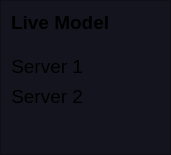
     <widget class="QFrame" name="frame_3">
      <property name="geometry">
       <rect>
        <x>10</x>
        <y>490</y>
        <width>171</width>
        <height>136</height>
       </rect>
      </property>
      <property name="styleSheet">
       <string notr="true">background-color: rgb(20,20,30);</string>
      </property>
      <property name="frameShape">
       <enum>QFrame::StyledPanel</enum>
      </property>
      <property name="frameShadow">
       <enum>QFrame::Raised</enum>
      </property>
      <layout class="QGridLayout" name="gridLayout_18">
       <property name="leftMargin">
        <number>10</number>
       </property>
       <property name="topMargin">
        <number>10</number>
       </property>
       <property name="rightMargin">
        <number>10</number>
       </property>
       <property name="bottomMargin">
        <number>5</number>
       </property>
       <property name="spacing">
        <number>5</number>
       </property>
       <item row="3" column="7">
        <widget class="PyDMByteIndicator" name="PyDMByteIndicator_5">
         <property name="minimumSize">
          <size>
           <width>25</width>
           <height>25</height>
          </size>
         </property>
         <property name="maximumSize">
          <size>
           <width>25</width>
           <height>25</height>
          </size>
         </property>
         <property name="toolTip">
          <string/>
         </property>
         <property name="alarmSensitiveContent" stdset="0">
          <bool>false</bool>
         </property>
         <property name="alarmSensitiveBorder" stdset="0">
          <bool>true</bool>
         </property>
         <property name="PyDMToolTip" stdset="0">
          <string/>
         </property>
         <property name="channel" stdset="0">
          <string>F2:WATCHER:MODEL_SERVER_STAT</string>
         </property>
         <property name="offColor" stdset="0">
          <color>
           <red>255</red>
           <green>0</green>
           <blue>0</blue>
          </color>
         </property>
         <property name="showLabels" stdset="0">
          <bool>false</bool>
         </property>
         <property name="bigEndian" stdset="0">
          <bool>false</bool>
         </property>
         <property name="circles" stdset="0">
          <bool>false</bool>
         </property>
         <property name="numBits" stdset="0">
          <number>1</number>
         </property>
         <property name="shift" stdset="0">
          <number>0</number>
         </property>
         <property name="labels" stdset="0">
          <stringlist>
           <string>Bit 0</string>
          </stringlist>
         </property>
        </widget>
       </item>
       <item row="1" column="5" colspan="3">
        <widget class="PyDMDrawingLine" name="PyDMDrawingLine_6">
         <property name="minimumSize">
          <size>
           <width>0</width>
           <height>10</height>
          </size>
         </property>
         <property name="maximumSize">
          <size>
           <width>16777215</width>
           <height>10</height>
          </size>
         </property>
         <property name="toolTip">
          <string/>
         </property>
         <property name="brush" stdset="0">
          <brush brushstyle="SolidPattern">
           <color alpha="255">
            <red>200</red>
            <green>200</green>
            <blue>200</blue>
           </color>
          </brush>
         </property>
         <property name="penColor" stdset="0">
          <color>
           <red>80</red>
           <green>80</green>
           <blue>80</blue>
          </color>
         </property>
         <property name="penWidth" stdset="0">
          <double>1.000000000000000</double>
         </property>
        </widget>
       </item>
       <item row="0" column="5" colspan="3">
        <widget class="QLabel" name="label_30">
         <property name="font">
          <font>
           <pointsize>14</pointsize>
           <weight>75</weight>
           <bold>true</bold>
          </font>
         </property>
         <property name="text">
          <string>Live Model</string>
         </property>
         <property name="alignment">
          <set>Qt::AlignLeading|Qt::AlignLeft|Qt::AlignVCenter</set>
         </property>
        </widget>
       </item>
       <item row="3" column="6">
        <spacer name="horizontalSpacer_2">
         <property name="orientation">
          <enum>Qt::Horizontal</enum>
         </property>
         <property name="sizeType">
          <enum>QSizePolicy::Fixed</enum>
         </property>
         <property name="sizeHint" stdset="0">
          <size>
           <width>10</width>
           <height>20</height>
          </size>
         </property>
        </spacer>
       </item>
       <item row="3" column="5">
        <widget class="QLabel" name="label_31">
         <property name="font">
          <font>
           <pointsize>14</pointsize>
           <weight>50</weight>
           <bold>false</bold>
          </font>
         </property>
         <property name="text">
          <string>Server 1</string>
         </property>
         <property name="alignment">
          <set>Qt::AlignRight|Qt::AlignTrailing|Qt::AlignVCenter</set>
         </property>
         <property name="wordWrap">
          <bool>false</bool>
         </property>
        </widget>
       </item>
       <item row="4" column="5">
        <widget class="QLabel" name="label_32">
         <property name="font">
          <font>
           <pointsize>14</pointsize>
           <weight>50</weight>
           <bold>false</bold>
          </font>
         </property>
         <property name="text">
          <string>Server 2</string>
         </property>
         <property name="alignment">
          <set>Qt::AlignRight|Qt::AlignTrailing|Qt::AlignVCenter</set>
         </property>
         <property name="wordWrap">
          <bool>false</bool>
         </property>
        </widget>
       </item>
       <item row="4" column="7">
        <widget class="PyDMByteIndicator" name="PyDMByteIndicator_6">
         <property name="minimumSize">
          <size>
           <width>25</width>
           <height>25</height>
          </size>
         </property>
         <property name="maximumSize">
          <size>
           <width>25</width>
           <height>25</height>
          </size>
         </property>
         <property name="toolTip">
          <string/>
         </property>
         <property name="alarmSensitiveContent" stdset="0">
          <bool>false</bool>
         </property>
         <property name="alarmSensitiveBorder" stdset="0">
          <bool>true</bool>
         </property>
         <property name="PyDMToolTip" stdset="0">
          <string>SIOC:SYS1:ML00:AO624</string>
         </property>
         <property name="channel" stdset="0">
          <string>F2:WATCHER:MODEL_SERVER_STAT</string>
         </property>
         <property name="offColor" stdset="0">
          <color>
           <red>255</red>
           <green>0</green>
           <blue>0</blue>
          </color>
         </property>
         <property name="showLabels" stdset="0">
          <bool>false</bool>
         </property>
         <property name="bigEndian" stdset="0">
          <bool>false</bool>
         </property>
         <property name="circles" stdset="0">
          <bool>false</bool>
         </property>
         <property name="numBits" stdset="0">
          <number>1</number>
         </property>
         <property name="shift" stdset="0">
          <number>0</number>
         </property>
         <property name="labels" stdset="0">
          <stringlist>
           <string>Bit 0</string>
          </stringlist>
         </property>
        </widget>
       </item>
       <item row="5" column="5">
        <spacer name="verticalSpacer_2">
         <property name="orientation">
          <enum>Qt::Vertical</enum>
         </property>
         <property name="sizeType">
          <enum>QSizePolicy::Minimum</enum>
         </property>
         <property name="sizeHint" stdset="0">
          <size>
           <width>20</width>
           <height>40</height>
          </size>
         </property>
        </spacer>
       </item>
      </layout>
     </widget>
